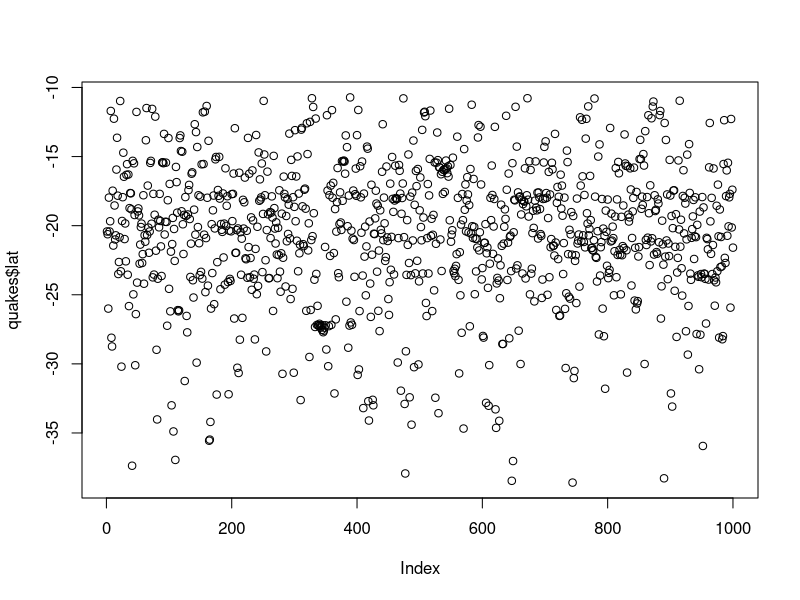
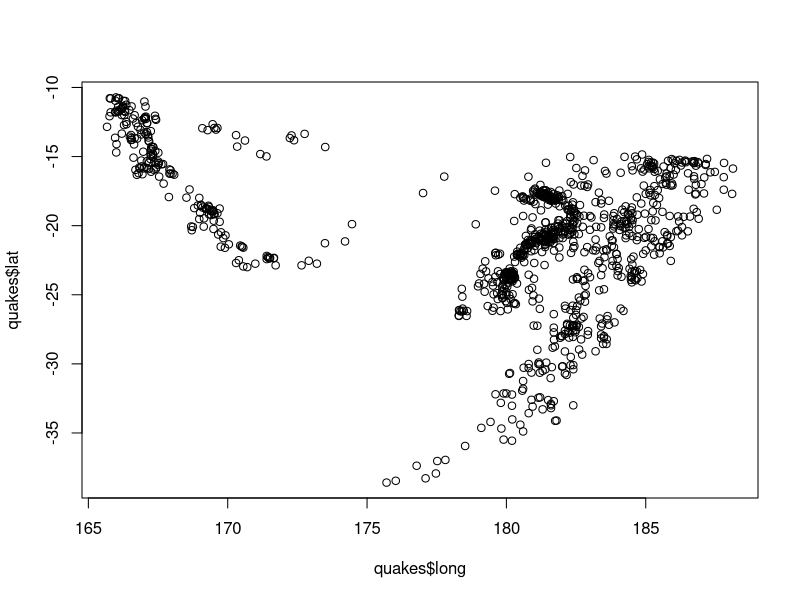
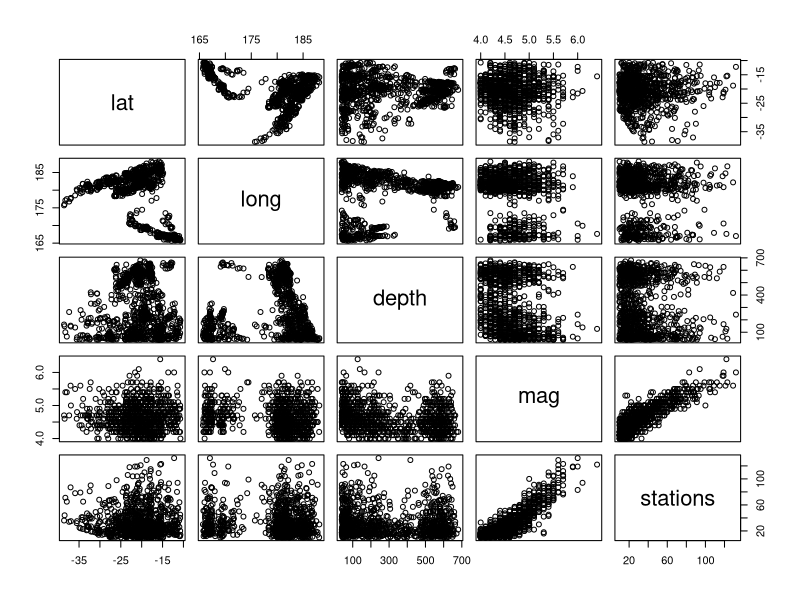
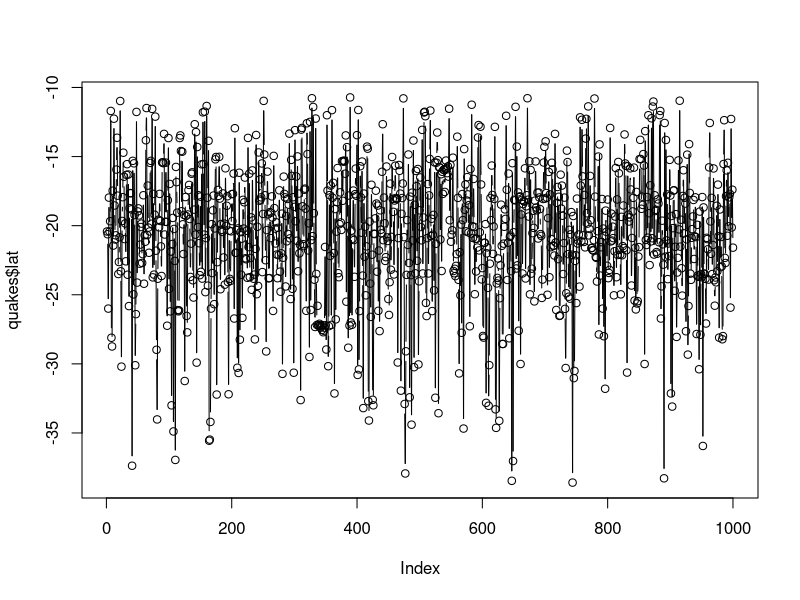
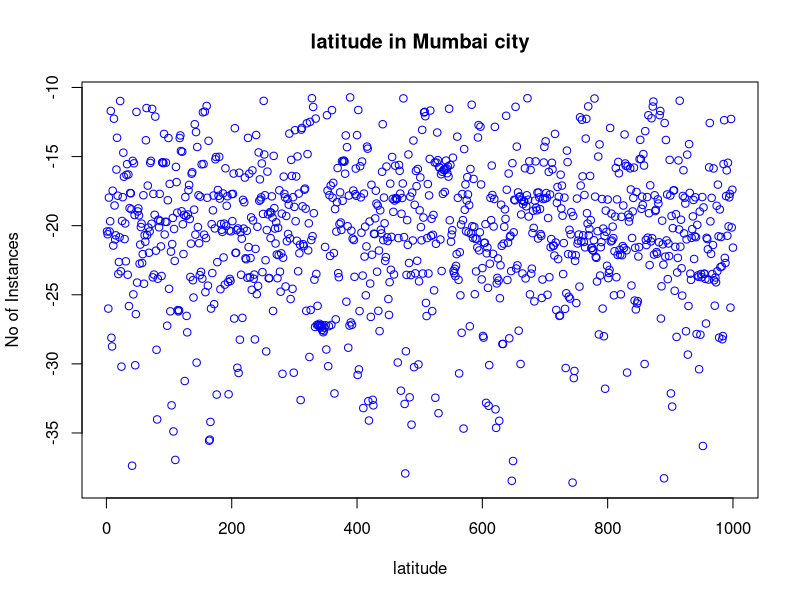
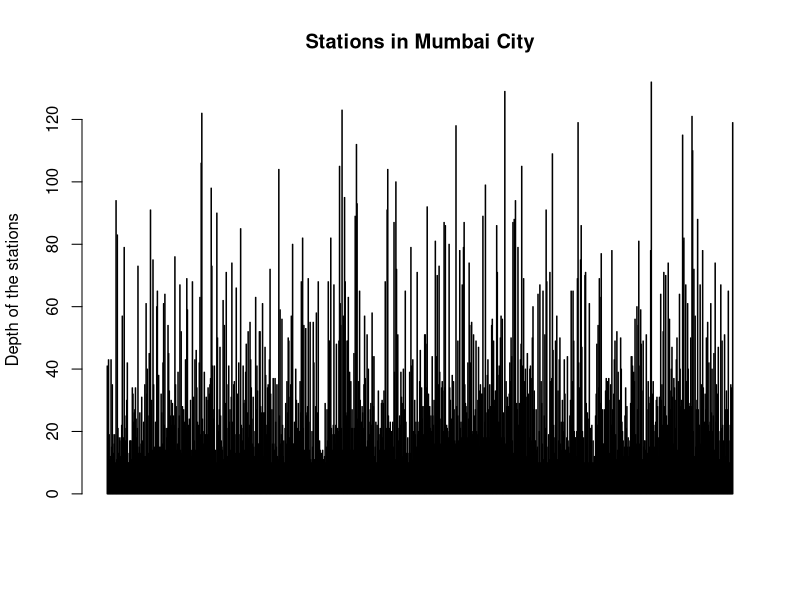
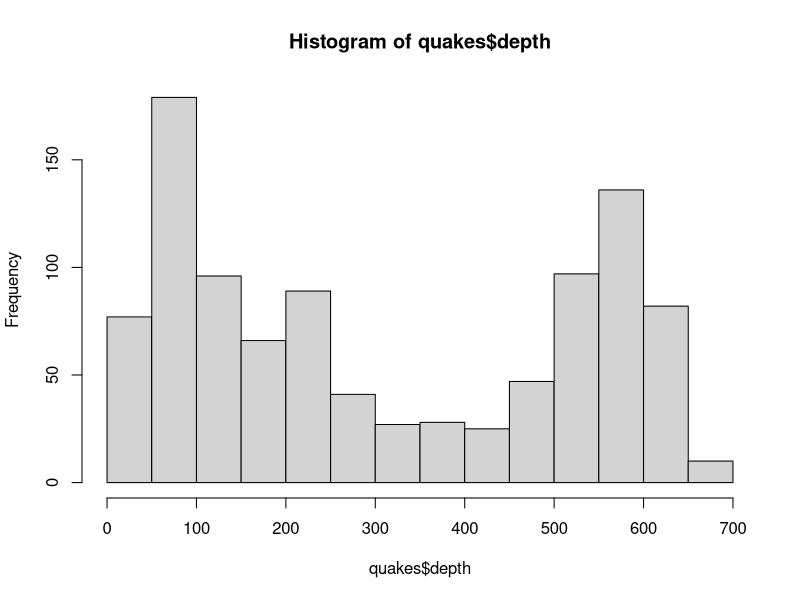
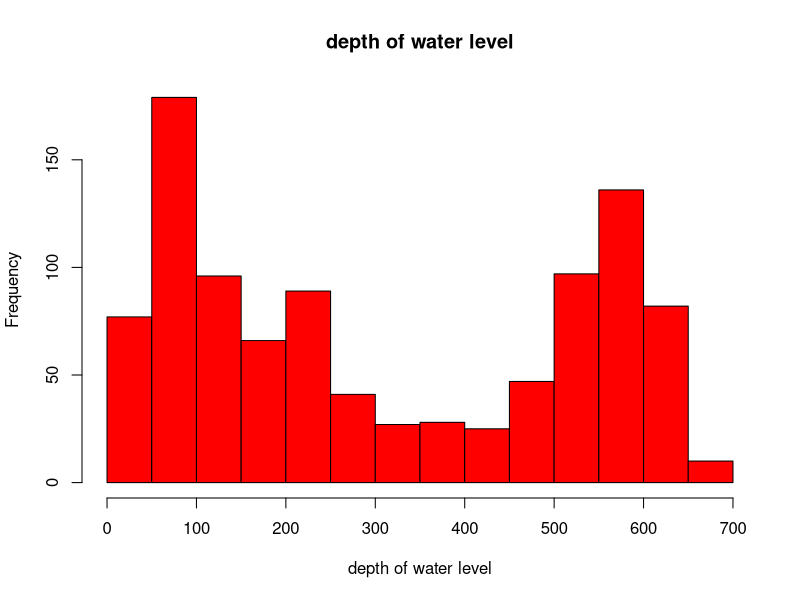

These figures' R source, in order:

quakes<-datasets::quakes

### Top 10 rows and Last 10 rows ###
head(quakes,10)
tail(quakes,10)

### Columns ###
quakes[,c(1,2)]
df<-quakes[,-5]

### Summary of the data ###
summary(quakes[,1])
quakes$lat
summary(quakes$lat)
summary(quakes)

### Plots ###
plot(quakes$lat)
plot(quakes$long,quakes$lat, type = "p")
plot(quakes)

### Points & Lines ###
plot(quakes$lat, type = "b")
plot(quakes$lat,xlab = 'latitude',ylab = 'No of Instances', 
     main =  'latitude in Mumbai city', col = 'blue')

### Horizontal bar Plot ###
barplot(quakes$stations, main = 'Stations in Mumbai City', 
        ylab = 'Depth of the stations', col = 'red', horiz = F, axes = T )

### Histogram ###
hist(quakes$depth)
hist(quakes$depth, main = 'depth of water level', 
     xlab = 'depth of water level', col = 'red')

### Single Box Plot ###
boxplot(quakes$lat, main = "Boxplot")
boxplot.stats(quakes$lat)$out

### Multiple Box Plot ###
boxplot(quakes[,1:5],main = 'Multiple')

### margin of the grid (mar) ###
### no. of rows and columns (mfrow) ###
### whether a border is to be included (bty) ###
### Positions of the labels(las: 1 for horizontal, las: 0 for vertical) ###
### bty-box around the plot ###
par(mfrow= c(3,3), mar= c(2,5,2,1), las=0, bty="O")
plot(quakes$lat)
plot(quakes$lat, quakes$long)
plot(quakes$lat, type = "l")
barplot(quakes$lat, main = 'depth of the water level', 
        xlab = 'water levels', col = 'green', horiz = TRUE)
hist(quakes$mag)
boxplot(quakes$mag)
boxplot(quakes[,0:4], main = 'Multiple Boxplots')
